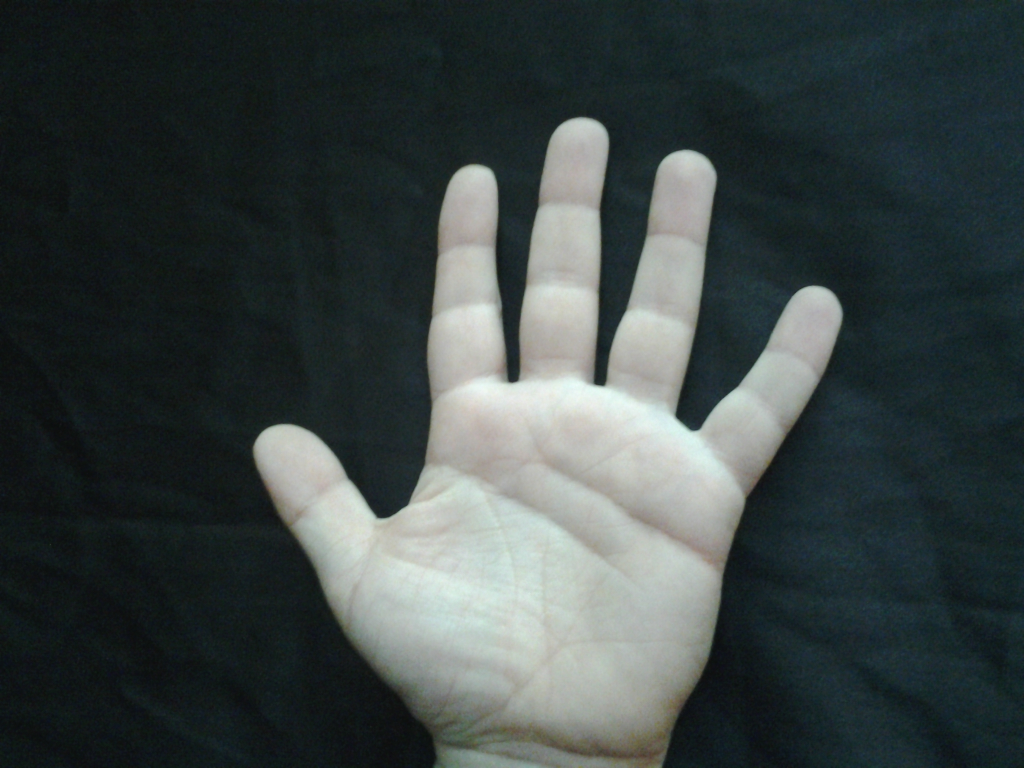
#> input picture Example_data/p1/Hand/Left/p1_l_2.jpg, 2048 x 1536 px (shown at 1/2 size)
$ python extract.py ../Example_data/p1/Hand/Left out.png   (older library calls are emulated)
#> lines starting #> are read from the running program, lines starting #| are printed output that depends on the picture
import os
import cv2
import json
import numpy as np
from skimage.feature import local_binary_pattern
import re

def get_person_id(image_path):
    # Regex pattern to match 'p{number}'
    pattern = r'p\d+'
    # Find all occurrences of the pattern in the string
    match = re.search(pattern, image_path)
    return match.group() if match else None

def extract_lbp_features(image, num_points=24, radius=8):
    lbp = local_binary_pattern(image, num_points, radius, method='uniform')
    hist, _ = np.histogram(lbp, bins=np.arange(0, num_points + 3), range=(0, num_points + 2))
    hist = hist.astype("float")
    hist /= (hist.sum() + 1e-6)  # Normalize histogram
    return hist.tolist()

def extract_gabor_features(image, frequencies=(0.1, 0.3, 0.5, 0.7)):
    gabor_features = []
    for frequency in frequencies:
        kernel = cv2.getGaborKernel((21, 21), 8.0, np.pi / 4, frequency, 0.5, 0, ktype=cv2.CV_32F)
        filtered_image = cv2.filter2D(image, cv2.CV_8UC3, kernel)
        hist, _ = np.histogram(filtered_image, bins=64, range=(0, 256))
        hist = hist.astype("float")
        hist /= (hist.sum() + 1e-6)  # Normalize histogram
        gabor_features.append(hist.tolist())
    return gabor_features

def extract_features(image_path):
    image = cv2.imread(image_path, cv2.IMREAD_GRAYSCALE)
    image = cv2.resize(image, (128, 128))
    lbp_features = extract_lbp_features(image)
    gabor_features = extract_gabor_features(image)
    person_id = get_person_id(image_path)
    return {
        "lbp": lbp_features,
        "gabor": gabor_features,
        "person_id": person_id
    }

def get_all_image_paths(directory):
    image_paths = []
    for root, _, files in os.walk(directory):
        for file in files:
            if file.endswith('.jpg') or file.endswith('.png'):
                image_paths.append(os.path.join(root, file))
    return image_paths

def main(directory, output_json):
    features = {}
    image_paths = get_all_image_paths(directory)
    for file_path in image_paths:
        features[os.path.basename(file_path)] = extract_features(file_path)
#> in extract_features, `image = cv2.resize(image, (128, 128))`:
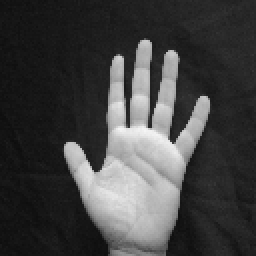
#> image: shape (128, 128) (shown 2 times larger); min 13, max 245, mean 65.9
#> in extract_lbp_features, `lbp = local_binary_pattern(image, num_points, radius, method='uniform')`:
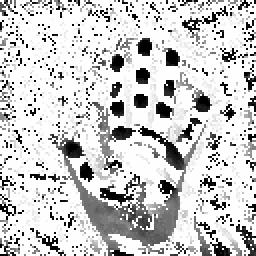
#> lbp: shape (128, 128) float64 (shown 2 times larger); min 0, max 25, mean 19.9; drawn with min black and max white
#> in extract_lbp_features, `hist, _ = np.histogram(lbp, bins=np.arange(0, num_points + 3), range=(..`: hist = 26 values, max 10659 at index 25, min 50 at index 16, mean 630.2
#> in extract_lbp_features, `hist /= (hist.sum() + 1e-6)`: hist = 26 values, max 0.651 at index 25, min 0.00305 at index 16, mean 0.0385
#> in extract_features, `lbp_features = extract_lbp_features(image)`: lbp_features has the same summary as hist in extract_lbp_features
#> the loop in extract_gabor_features, `for frequency in frequencies:` made 4 passes
#> pass 1, in extract_gabor_features, `filtered_image = cv2.filter2D(image, cv2.CV_8UC3, kernel)`:
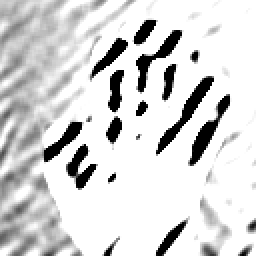
#> filtered_image: shape (128, 128) (shown 2 times larger); min 0, max 255, mean 213
#> pass 2, in extract_gabor_features, `filtered_image = cv2.filter2D(image, cv2.CV_8UC3, kernel)`:
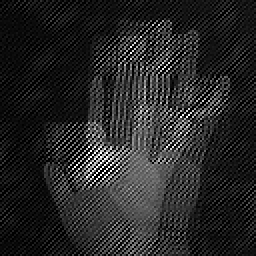
#> filtered_image: shape (128, 128) (shown 2 times larger); min 0, max 255, mean 39.4
#> pass 3, in extract_gabor_features, `filtered_image = cv2.filter2D(image, cv2.CV_8UC3, kernel)`:
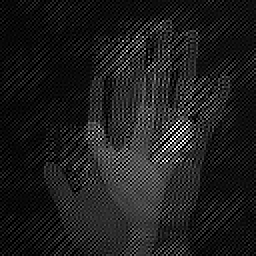
#> filtered_image: shape (128, 128) (shown 2 times larger); min 0, max 255, mean 31
#> after the loop in extract_gabor_features, `for frequency in frequencies:`: filtered_image: shape (128, 128); every value is 255
#> after the loop in extract_gabor_features, `for frequency in frequencies:`: gabor_features = 4 items
#> pass 2 of the loop in main, `for file_path in image_paths:`:
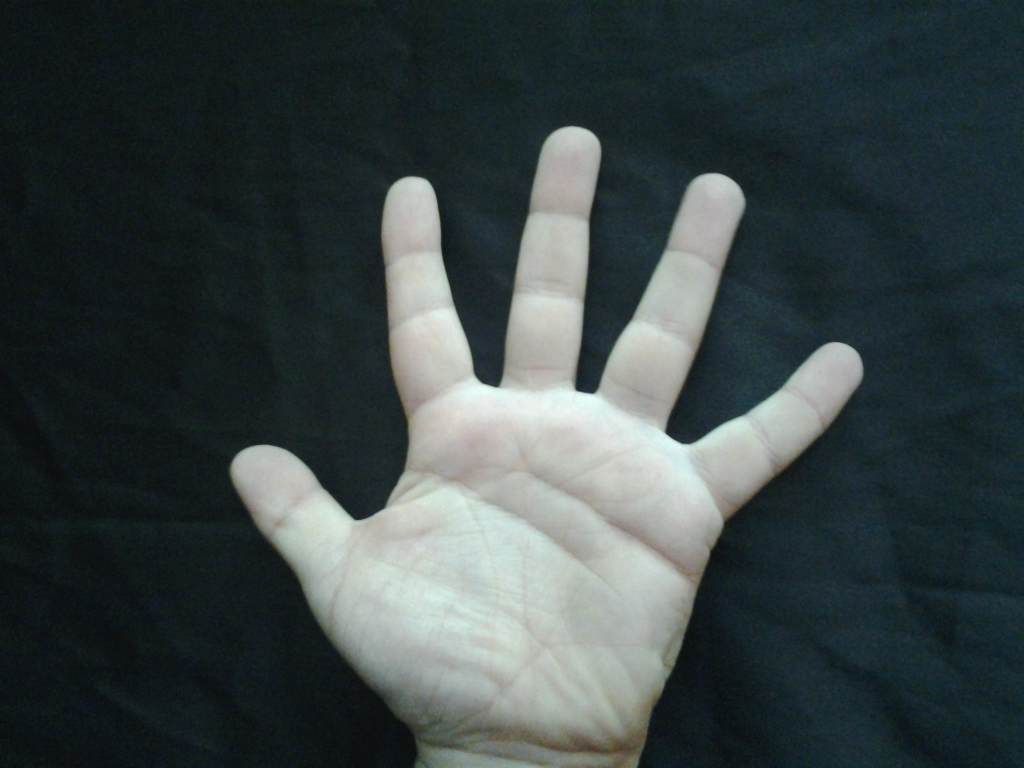
#> input picture Example_data/p1/Hand/Left/p1_l_3.jpg, 2048 x 1536 px (shown at 1/2 size)
#> in extract_lbp_features (call 2), `lbp = local_binary_pattern(image, num_points, radius, method='uniform')`:
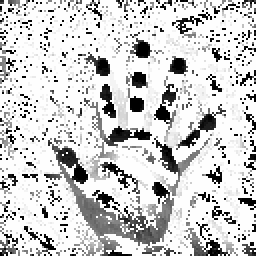
#> lbp: shape (128, 128) float64 (shown 2 times larger); min 0, max 25, mean 20.1; drawn with min black and max white
#> in extract_lbp_features (call 2), `hist, _ = np.histogram(lbp, bins=np.arange(0, num_points + 3), range=(..`: hist = 26 values, max 10805 at index 25, min 60 at index 16, mean 630.2
#> in extract_lbp_features (call 2), `hist /= (hist.sum() + 1e-6)`: hist = 26 values, max 0.659 at index 25, min 0.00366 at index 16, mean 0.0385
#> lbp_features has the same summary as hist in extract_lbp_features
#> the loop in extract_gabor_features (call 2), `for frequency in frequencies:` made 4 passes
#> pass 3, in extract_gabor_features (call 2), `filtered_image = cv2.filter2D(image, cv2.CV_8UC3, kernel)`:
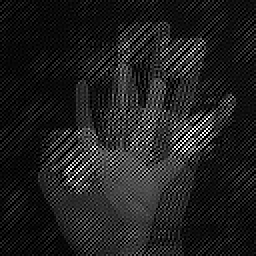
#> filtered_image: shape (128, 128) (shown 2 times larger); min 0, max 255, mean 32.8

    with open(output_json, 'w') as f:
        json.dump(features, f, indent=4)

if __name__ == "__main__":
    import sys
    if len(sys.argv) != 3:
        print("Usage: python extract_features.py <directory> <output_json>")
        sys.exit(1)
    directory = sys.argv[1]
    output_json = sys.argv[2]
    main(directory, output_json)
